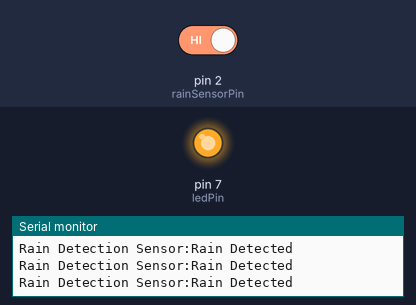
This sketch was run on a simulated Arduino Uno, built with avr-gcc and run on an emulated ATmega328P. Parts: output pins drawn as LEDs (lit = HIGH), the last lines printed to the serial monitor. The inputs (shaded band) are chosen by the test bench; at power-on: pin 2 (rainSensorPin) HIGH.

Above: at 4.8 s.
4.9 s: pin 2 (rainSensorPin) driven LOW
At 6.6 s:
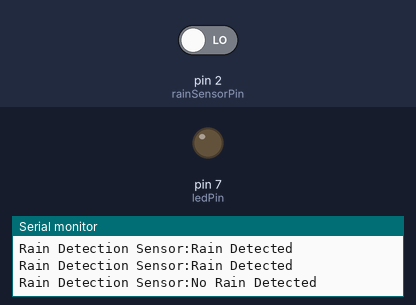
8.5 s: pin 2 (rainSensorPin) driven HIGH
At 8.9 s:
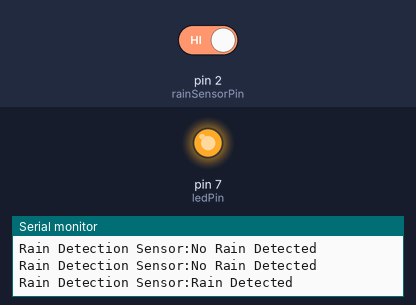
Timing chart, 0 to 11.5 s (numbered marks = the images above; inputs shaded):
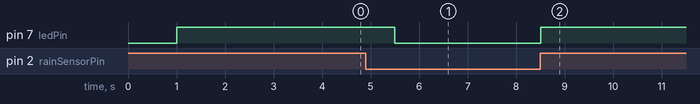

Measured:
- after the input at 4.9 s, pin 7 (ledPin): HIGH → LOW after 0.60 s
- after the input at 8.5 s, pin 7 (ledPin): LOW → HIGH at once

The sketch:

Rain_Detection_Sensor.ino
```cpp
/*** Atya Technologies - Rain Detection Sensor Code ***/

// Variables declaration:

int rainSensorPin = 2;
int ledPin = 7;  //BUILT-IN LED connected to D7

// the setup routine runs once when you press reset:
void setup() {
  // initialize serial communication at 9600 bits per second:
  Serial.begin(9600);
  Serial.println("Welcome to Atya Technologies Pvt. Ltd.");
  //Set rainSensorPin pin as an input
  pinMode(rainSensorPin, INPUT);
  // Set ledPin as output
  pinMode(ledPin, OUTPUT);
}

// the loop routine runs over and over again forever:
void loop() {
  delay(1000);
  Serial.print("Rain Detection Sensor:");
  if (digitalRead(rainSensorPin) == 0) {
    Serial.println("No Rain Detected");
    digitalWrite(ledPin, LOW);
    delay(500);
  } else {
    Serial.println("Rain Detected");
    digitalWrite(ledPin, HIGH);
    delay(500);  //add delay in milliseconds
  }
  Serial.println();
}
```
